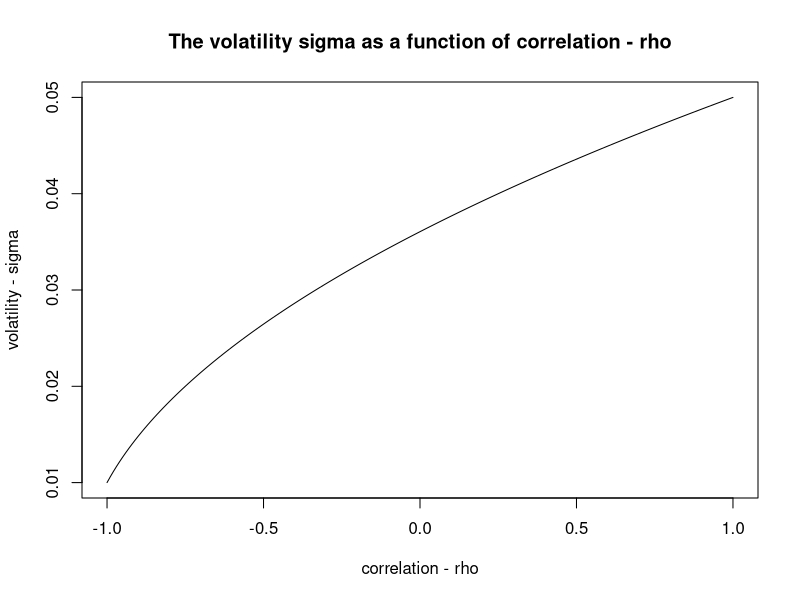

Reproduce this figure in R.
## ---- chunk 1
knitr::opts_chunk$set(echo = TRUE)
library(ggplot2)
library(MASS)
library(mvtnorm)
## ---- chunk 2
sigma_R1 <- 0.03
sigma_R2 <- 0.02
cov <- function(rho) {
  matrix(c(sigma_R1^2, rho*sigma_R1*sigma_R2, rho*sigma_R1*sigma_R2, sigma_R2^2), ncol = 2)
}

corr <- function(rho) {
  matrix(c(1,rho,rho,1), ncol = 2)
}
cov
corr
## ---- chunk 3
# Expectation of the portfolio
E_Rtotal <- 0+0
E_Rtotal
## ---- chunk 4
rhos <- seq(-1,1,by=0.01)
vars <- sigma_R1^2 + sigma_R2^2 + 2*rhos*sigma_R1*sigma_R2
vola <- sqrt(vars)
plot(rhos, vola, type = 'l',xlab = "correlation - rho", ylab = "volatility - sigma", main = "The volatility sigma as a function of correlation - rho")
## ---- chunk 5
rho <- 0.5
var_R <- function(rho) {
  return(sigma_R1^2 + sigma_R2^2 + 2*rho*sigma_R1*sigma_R2)
}

sigma <- sqrt(var_R(0.5))
sigma

mu <- E_Rtotal
mu
## ---- chunk 6
mu_L <- -mu
sigma_L <- -sigma
var_L <- (-sigma)^2
mu_L
sigma_L
var_L
## ---- chunk 7
mu_return <- c(0,0)
rho <- 0.5
cov_R <- cov(0.5)
# suppose we calculate 1000 days
return_R <- mvrnorm(1000, mu = mu_return, Sigma = cov_R)

loss_L <- -return_R

portfolio_L <- 500*loss_L[,1] + 1000*loss_L[,2]
var <- quantile(portfolio_L,0.01)
var
## ---- chunk 8
mu_R <- c(0,0)
sigma_R <- c(0.03,0.02)
rho <- 0.5
P <- pmvnorm(lower = c(-Inf, -Inf), upper=c(-1,-1), mean = mu_R, sigma = cov(0.5))
union <- pnorm(-1,mu_R[1],sigma_R[1]) + pnorm(-1,mu_R[2]+sigma_R[2]) - P
union
## ---- chunk 9
pnorm(0.25) - pnorm(-0.4167)
## ---- chunk 10
pt(0.1941, df=5) - pt(-0.3416, df=5) 

